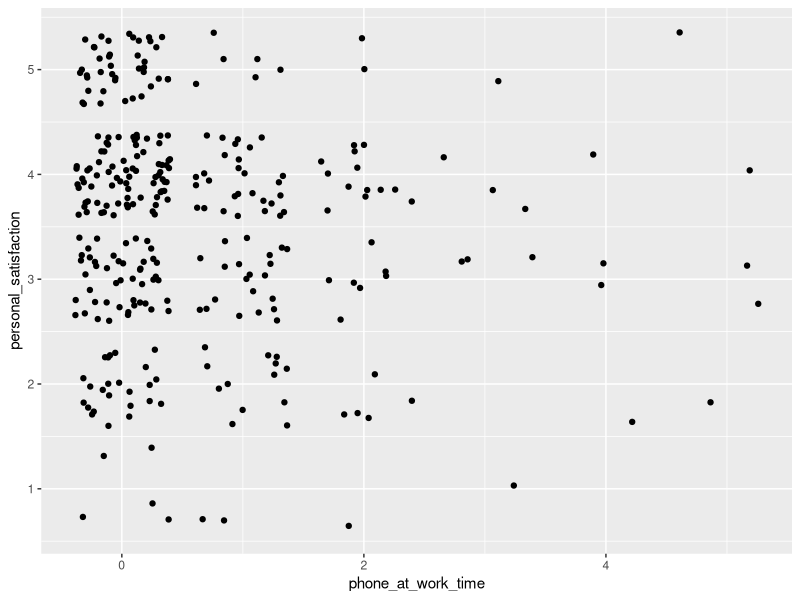
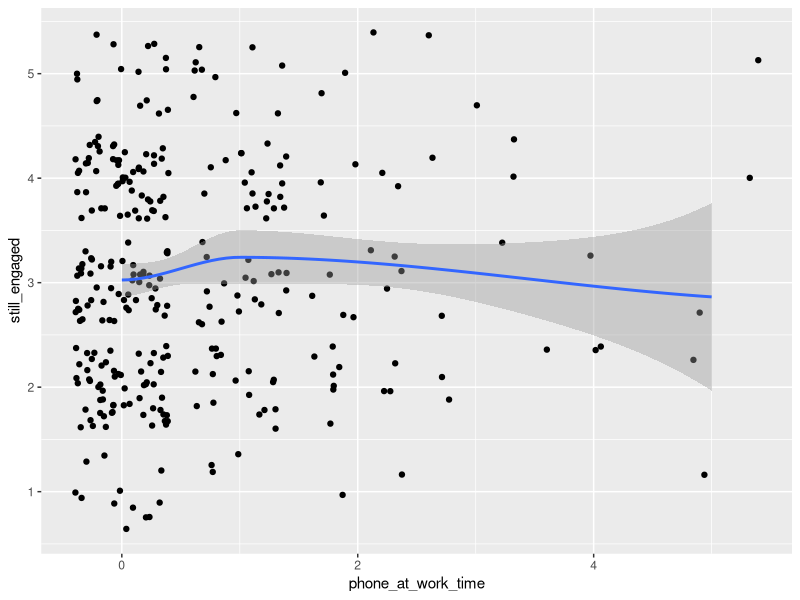
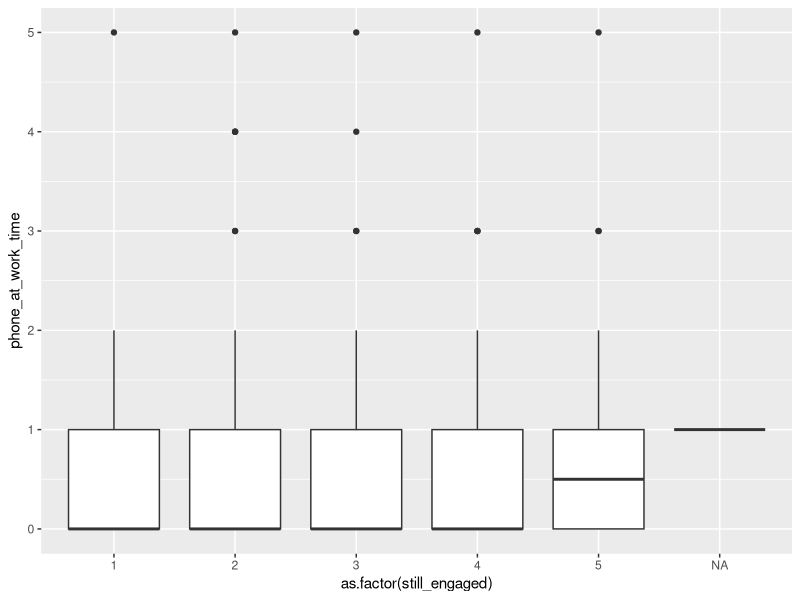
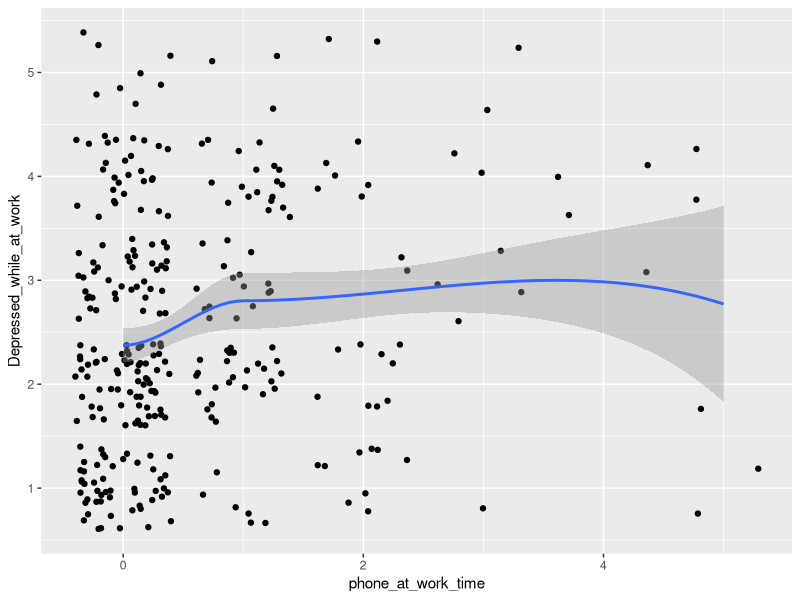
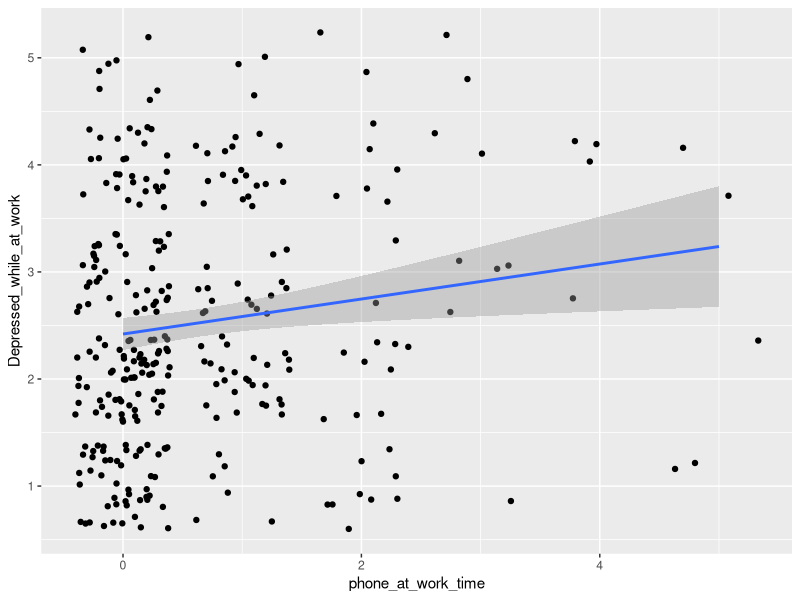
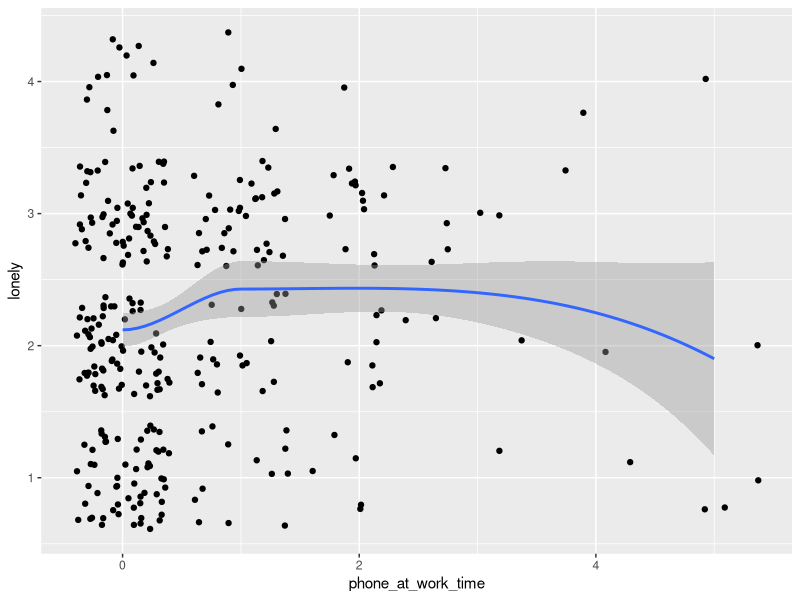
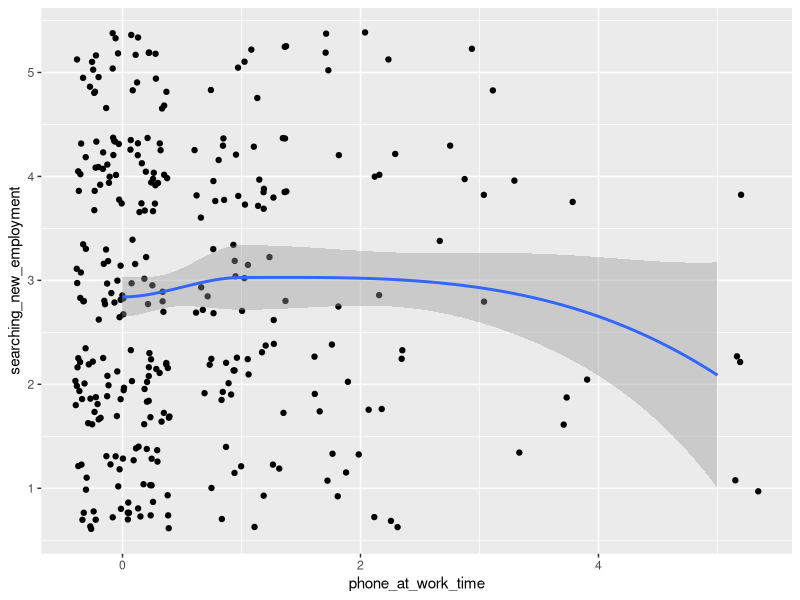
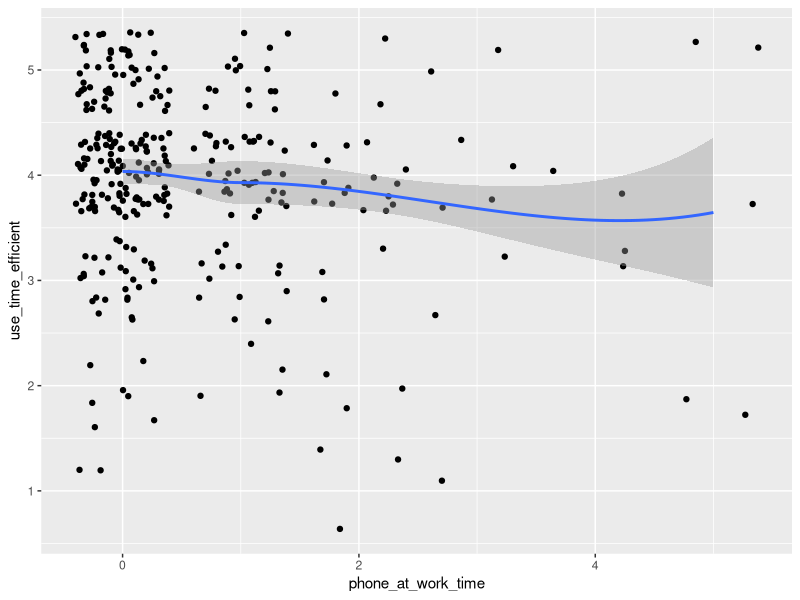

Here is the R script that generated these plots, in order:
#dependencies
library(tidyverse)

#data 
clean_wp <- read_csv('data/clean_wp.csv')

#EDA
#phone time at work and personal satisfaction
names(clean_wp)
ggplot(clean_wp, aes(phone_at_work_time ,personal_satisfaction))  +
  geom_jitter(height = .4, width = .4)
sat_mod <- lm(personal_satisfaction ~ phone_at_work_time, data = clean_wp)
summary(sat_mod)

#engaged while at work and phone use at work
ggplot(clean_wp, aes(phone_at_work_time, still_engaged)) + 
  geom_jitter(height = .4, width = .4) + geom_smooth()
ggplot(clean_wp, aes(as.factor(still_engaged),phone_at_work_time)) + geom_boxplot()
engaged_mod <- lm(still_engaged ~ phone_at_work_time, data = clean_wp)
summary(engaged_mod)

#depressed while at work and phone use
ggplot(clean_wp, aes(phone_at_work_time, Depressed_while_at_work)) + 
  geom_jitter(height = .4, width = .4) + geom_smooth()
ggplot(clean_wp, aes(phone_at_work_time, Depressed_while_at_work)) + 
  geom_jitter(height = .4, width = .4) + geom_smooth(method = lm)
depressed_mod <- lm(Depressed_while_at_work ~ phone_at_work_time, data = clean_wp)
summary(depressed_mod)

#lonely to phone at work
ggplot(clean_wp, aes(phone_at_work_time, lonely)) + 
  geom_jitter(height = .4, width = .4) + geom_smooth()

#looking for new work to phone use
ggplot(clean_wp, aes(phone_at_work_time, searching_new_employment)) + 
  geom_jitter(height = .4, width = .4) + geom_smooth()

#efficiency to phone use
ggplot(clean_wp, aes(phone_at_work_time, use_time_efficient)) + 
  geom_jitter(height = .4, width = .4) + geom_smooth()
efficient_mod <- lm(use_time_efficient ~ phone_at_work_time, data = clean_wp)
summary(efficient_mod)


#======================================================================
#largest linear relationship
#======================================================================
names(clean_wp)
pvals <- c()
estimates <- c()
for (i in 7:ncol(clean_wp)){
  if (typeof(clean_wp[[i]]) == "double"){
    #extracts slope p-value and slope estimate
    mod_table <- as.data.frame(summary(lm(clean_wp[[i]] ~ clean_wp$phone_at_work_time))[4])
    pvals[[i]] <- mod_table[2,4]
    estimates[[i]] <- mod_table[2,1]
  }
}
pvals
estimates
#variables with worth while to look at
#depressed, personal_satisfaction
#go_above
#use time efficient
#difficult to concentrate
#efficient compared to peers
#motivated
#other better lives

#variables with very small p-values indicating very likely some relationship
#go above and use time efficient
